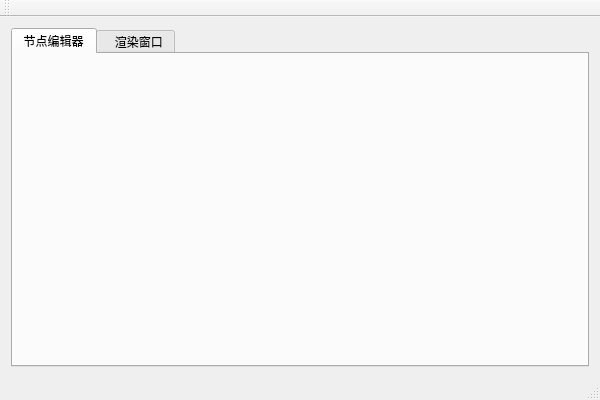
<?xml version="1.0" encoding="UTF-8"?>
<ui version="4.0">
 <class>RenderEditorClass</class>
 <widget class="QMainWindow" name="RenderEditorClass">
  <property name="geometry">
   <rect>
    <x>0</x>
    <y>0</y>
    <width>600</width>
    <height>400</height>
   </rect>
  </property>
  <property name="windowTitle">
   <string>RenderEditor</string>
  </property>
  <widget class="QWidget" name="centralWidget">
   <layout class="QHBoxLayout" name="horizontalLayout">
    <item>
     <widget class="QTabWidget" name="tabWidget">
      <property name="currentIndex">
       <number>0</number>
      </property>
      <widget class="QWidget" name="nodeEdit">
       <attribute name="title">
        <string>节点编辑器</string>
       </attribute>
       <layout class="QHBoxLayout" name="horizontalLayout_2">
        <property name="spacing">
         <number>0</number>
        </property>
        <property name="leftMargin">
         <number>0</number>
        </property>
        <property name="topMargin">
         <number>0</number>
        </property>
        <property name="rightMargin">
         <number>0</number>
        </property>
        <property name="bottomMargin">
         <number>0</number>
        </property>
       </layout>
      </widget>
      <widget class="QWidget" name="openglWidget">
       <attribute name="title">
        <string>  渲染窗口</string>
       </attribute>
      </widget>
     </widget>
    </item>
   </layout>
  </widget>
  <widget class="QMenuBar" name="menuBar">
   <property name="geometry">
    <rect>
     <x>0</x>
     <y>0</y>
     <width>600</width>
     <height>22</height>
    </rect>
   </property>
  </widget>
  <widget class="QToolBar" name="mainToolBar">
   <attribute name="toolBarArea">
    <enum>TopToolBarArea</enum>
   </attribute>
   <attribute name="toolBarBreak">
    <bool>false</bool>
   </attribute>
  </widget>
  <widget class="QStatusBar" name="statusBar"/>
 </widget>
 <layoutdefault spacing="6" margin="11"/>
 <resources>
  <include location="RenderEditor.qrc"/>
 </resources>
 <connections/>
</ui>
